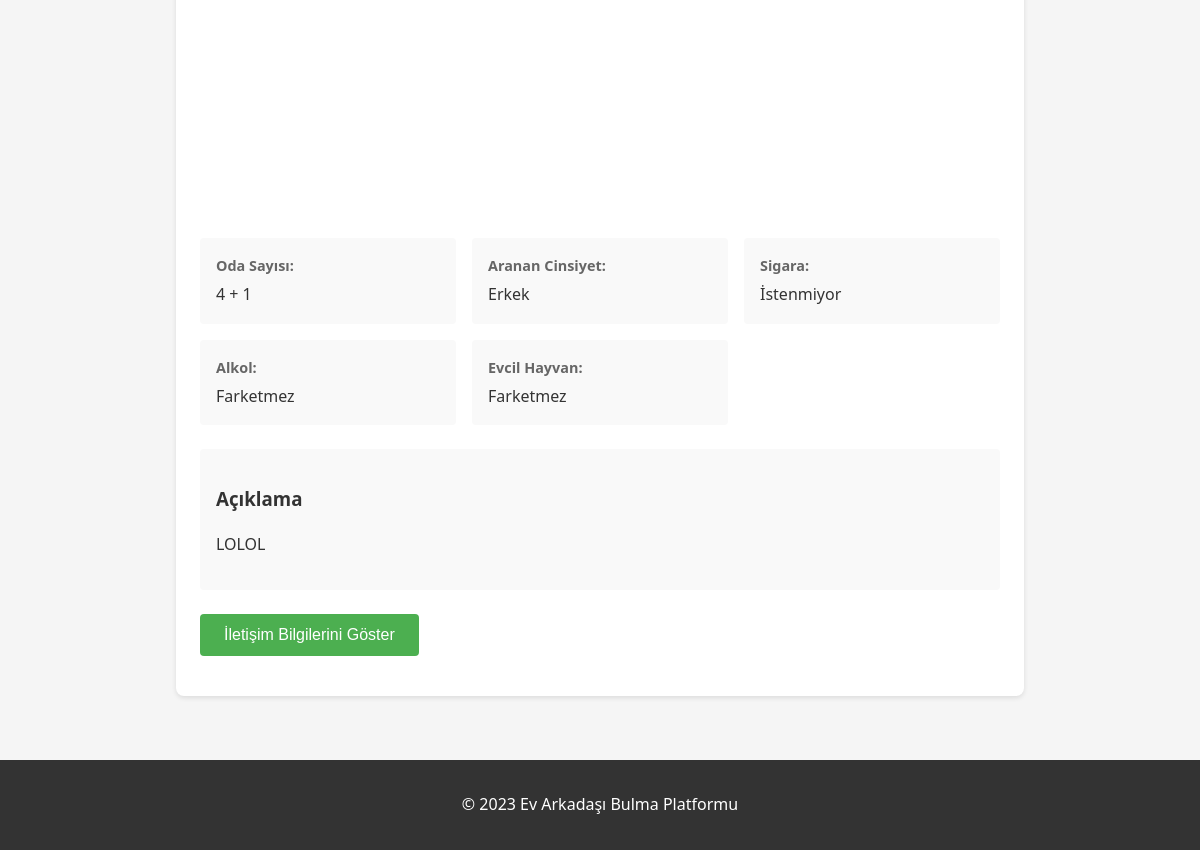
Before: /ilan/1 (lower part) with the older database file.
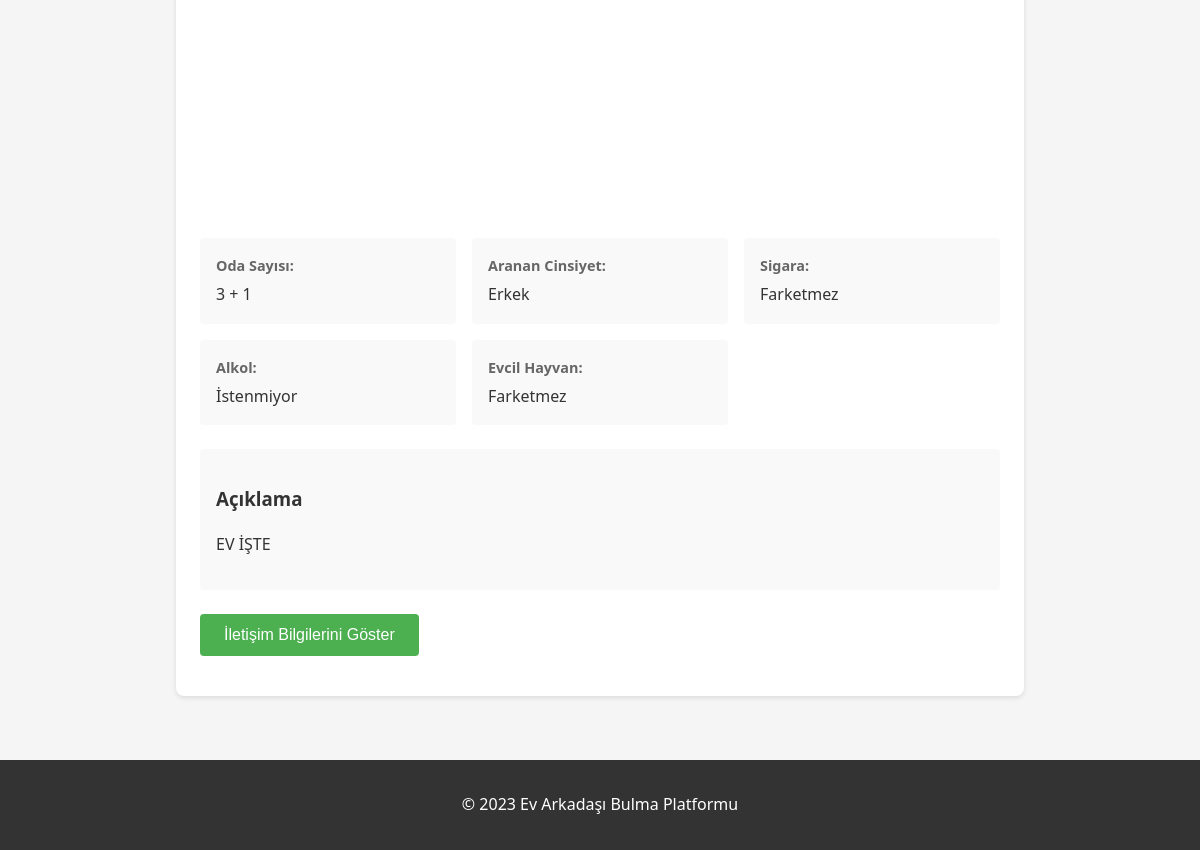
After: the same page with the newer database file.
### tables this page shows
CREATE TABLE ilanlar (
            id INTEGER PRIMARY KEY AUTOINCREMENT,
            baslik TEXT NOT NULL,
            aciklama TEXT NOT NULL,
            fiyat REAL NOT NULL,
            konum TEXT NOT NULL,
            cinsiyet TEXT NOT NULL,
            oda_sayisi TEXT NOT NULL,
            sigara BOOLEAN DEFAULT 0,
            alkol BOOLEAN DEFAULT 0,
            evcil_hayvan BOOLEAN DEFAULT 0,
            resimler TEXT,
            tarih TIMESTAMP DEFAULT CURRENT_TIMESTAMP,
            user_id INTEGER,
            FOREIGN KEY(user_id) REFERENCES users(id)
        );

### app.py (the view)
@app.route('/ilan/<int:ilan_id>')
def ilan_detay(ilan_id):
    db = get_db()
    ilan = db.get_ilan(ilan_id)
    if not ilan:
        flash('İlan bulunamadı!', 'error')
        return redirect(url_for('index'))
    return render_template('ilan_detay.html', ilan=ilan)

### app.py (called while the page is built)
def get_db():
    if 'db' not in g:
        g.db = Database(app.config['DATABASE'])
    return g.db

def generate_csrf_token():
    if '_csrf_token' not in session:
        session['_csrf_token'] = secrets.token_hex(16)
    return session['_csrf_token']

@app.context_processor
def utility_processor():
    def file_exists(path):
        return os.path.exists(path)
    return dict(file_exists=file_exists)

### database.py (called while the page is built)
    def get_ilan(self, ilan_id):
        try:
            cursor = self.conn.cursor()
            cursor.execute('''
                SELECT i.*, u.username, u.email, u.phone
                FROM ilanlar i
                LEFT JOIN users u ON i.user_id = u.id
                WHERE i.id = ?
            ''', (ilan_id,))
            row = cursor.fetchone()
            return dict(row) if row else None
        except sqlite3.Error as e:
            print("İlan detay hatası:", e)
            return None

    def close(self):
        if hasattr(self, 'conn') and self.conn:
            self.conn.close()

    def __del__(self):
        self.close()

### templates/ilan_detay.html (shortened to what this page needs)
{% extends "base.html" %}
{% block content %}
<section class="ilan-detay">
    <div class="ilan-galeri">
        {% if ilan.resimler %}
            {% for resim in ilan.resimler %}
                <div class="galeri-resim" style="background-image: url('{{ url_for('static', filename='uploads/' + resim) }}')"></div>
            {% endfor %}
        {% else %}
            <div class="galeri-resim no-image"></div>
        {% endif %}
    </div>
    <div class="ilan-ozellikler">
        <div class="ozellik">
            <span class="etiket">Oda Sayısı:</span>
            <span class="deger">{{ ilan.oda_sayisi }} + 1</span>
        </div>
        <div class="ozellik">
            <span class="etiket">Aranan Cinsiyet:</span>
            <span class="deger">
                {% if ilan.cinsiyet == 'erkek' %}Erkek
                {% elif ilan.cinsiyet == 'kadin' %}Kadın
                {% else %}Farketmez
                {% endif %}
            </span>
        </div>
        <div class="ozellik">
            <span class="etiket">Sigara:</span>
            <span class="deger">{{ 'İstenmiyor' if ilan.sigara else 'Farketmez' }}</span>
        </div>
        <div class="ozellik">
            <span class="etiket">Alkol:</span>
            <span class="deger">{{ 'İstenmiyor' if ilan.alkol else 'Farketmez' }}</span>
        </div>
        <div class="ozellik">
            <span class="etiket">Evcil Hayvan:</span>
            <span class="deger">{{ 'İstenmiyor' if ilan.evcil_hayvan else 'Farketmez' }}</span>
        </div>
    </div>
    <div class="ilan-aciklama">
        <h3>Açıklama</h3>
        <p>{{ ilan.aciklama }}</p>
    </div>
    <div class="iletisim">
        <button class="iletisim-btn">İletişim Bilgilerini Göster</button>
    </div>
</section>
{% endblock %}

### templates/base.html (shortened to what this page needs)
<!DOCTYPE html>
<html lang="tr">
<head>
    <link rel="stylesheet" href="{{ url_for('static', filename='css/style.css') }}">
</head>
<body>
    <main>
        {% block content %}{% endblock %}
    </main>
    <footer>
        <p>&copy; 2023 Ev Arkadaşı Bulma Platformu</p>
    </footer>
</body>
</html>

### static/css/style.css (style rules this page uses)
body { font-family: 'Segoe UI', Tahoma, Geneva, Verdana, sans-serif; line-height: 1.6; margin: 0; padding: 0; color: #333; background-color: #f5f5f5; }
main { padding: 2rem; max-width: 1200px; margin: 0 auto; }
footer { text-align: center; padding: 1rem 0; background-color: #333; color: white; margin-top: 2rem; }
.ilan-detay { background-color: white; padding: 1.5rem; border-radius: 8px; box-shadow: 0 2px 5px rgba(0,0,0,0.1); max-width: 800px; margin: 0 auto; }
.ilan-galeri { display: grid; grid-template-columns: repeat(auto-fill, minmax(300px, 1fr)); gap: 1rem; margin-bottom: 1.5rem; }
.ilan-ozellikler { display: grid; grid-template-columns: repeat(auto-fill, minmax(200px, 1fr)); gap: 1rem; margin-bottom: 1.5rem; }
.ozellik { background-color: #f9f9f9; padding: 1rem; border-radius: 4px; }
.etiket { font-weight: bold; display: block; color: #666; font-size: 0.9rem; }
.deger { display: block; margin-top: 0.3rem; }
.ilan-aciklama { margin-bottom: 1.5rem; padding: 1rem; background-color: #f9f9f9; border-radius: 4px; }
.iletisim-btn { background-color: #4CAF50; color: white; padding: 0.75rem 1.5rem; border: none; border-radius: 4px; font-size: 1rem; cursor: pointer; transition: background-color 0.3s; margin-bottom: 1rem; }

Changed rows visible on the page:
changed ilanlar "Farketmez": oda_sayisi "4" → "3"; sigara "İstenmiyor" → "Farketmez"; alkol "Farketmez" → "İstenmiyor"; aciklama "LOLOL" → "EV İŞTE"
